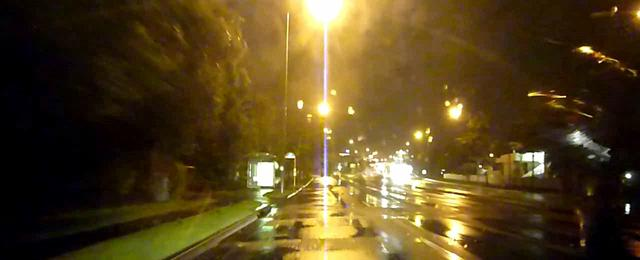
#> input picture scripts/ImageDiff/img/1/Image00001.jpg, 640 x 260 px
$ python compare.py   (older library calls are emulated)
#> lines starting #> are read from the running program, lines starting #| are printed output that depends on the picture
import os
import json
import cv2
import PIL
import math
import numpy as np
from time import sleep
import matplotlib.pyplot as plt
from skimage.measure import compare_ssim as ssim
from imutils import grab_contours


class ImageDiff:
    def __init__(self, grayscale=True):
        self.images = {}
        self.grayscale = grayscale
        self.color = 'BGR'
        self.loader = False

    # [56 lines left out: functions mse, ssim, psnr, _get_same_sized, not called in this run]

    def get_diff(self, imageA, imageB):
        imageA, imageB = self._get_same_sized(imageA, imageB)
        return cv2.subtract(imageA, imageB)

    # [20 lines left out: functions get_threshold, get_contours, draw_boxes, not called in this run]

    def get_absdiff(self, imageA, imageB):
        imageA, imageB = self._get_same_sized(imageA, imageB)
        return cv2.absdiff(imageA, imageB)

    # [42 lines left out: functions is_equal, compare_images, compare_all, not called in this run]

    def get_image(self, path, rgb=False):
#> called with path = 'img/1/Image00001.jpg', rgb = False
        image = cv2.imread(path)
#> image is the input picture: shape (260, 640, 3); mean B, G, R 30.4, 68.3, 87.1
        if rgb:
            return image
        if self.grayscale:
            return cv2.cvtColor(image, cv2.COLOR_BGR2GRAY)
        return cv2.cvtColor(image, cv2.COLOR_BGR2RGB)

    # [6 lines left out: function del_image, not called in this run]

    def add_image(self, path, suffix='', name=None):
        if not os.path.exists(path) and (path.endswith('.png') or path.endswith('.jpg')):
            raise FileNotFoundError(f'No {path} image found. Supported ext: [.jpg|.png ]')

        image = self.get_image(path)

        if name is None:
            name = os.path.splitext(os.path.basename(path))[0]
        if suffix:
            name = name.replace(suffix, '')

        self.images[name] = self.images.get(name, {})
        self.images[name]['MSE'] = ""
        self.images[name]['PSNR'] = ""
        self.images[name]['SSIM'] = ""
        self.images[name]['msg'] = ""
        self.images[name]['images'] = self.images[name].get('images', [])
        self.images[name]['images'].append(image)
        return image


    # [121 lines left out: functions _get_list_of_images, _loader, load_images, clean, _setup_plt, _to_pil and 3 more, not called in this run]

    def print_stats(self):
        j = self.get_json_stats()
        print(json.dumps(j, indent=4, sort_keys=True))

    def show_cmp_plot(self, imageA, imageB, m, s, title, msg):
        self._setup_plt(imageA, imageB, m, s, title, msg)
        plt.show()

    # [63 lines left out: functions get_splitted, get_concated, show_image, save_image, save_stats, not called in this run]


if __name__ == "__main__":
    imageA = "img/1/Image00001.jpg"
    imageB = "img/2/Image00001.jpg"
    image = "img/concat/image0000001.png"

    imdiff = ImageDiff(grayscale=False)
    # imageA = imdiff.add_image(imageA)
    # imageB = imdiff.add_image(imageB)
    imageA = imdiff.add_image(imageA)
    imageA = cv2.cvtColor(imageA, cv2.COLOR_BGR2GRAY)
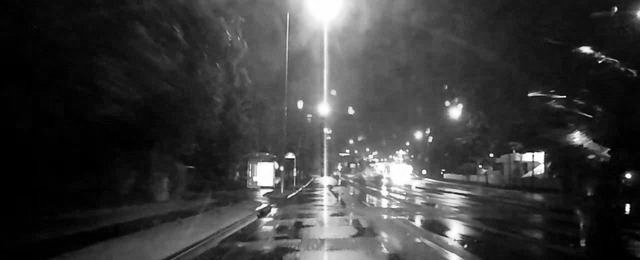
#> imageA: shape (260, 640); min 0, max 255, mean 59.1
#> (the run stopped early here; a loop or call above may not have finished)
